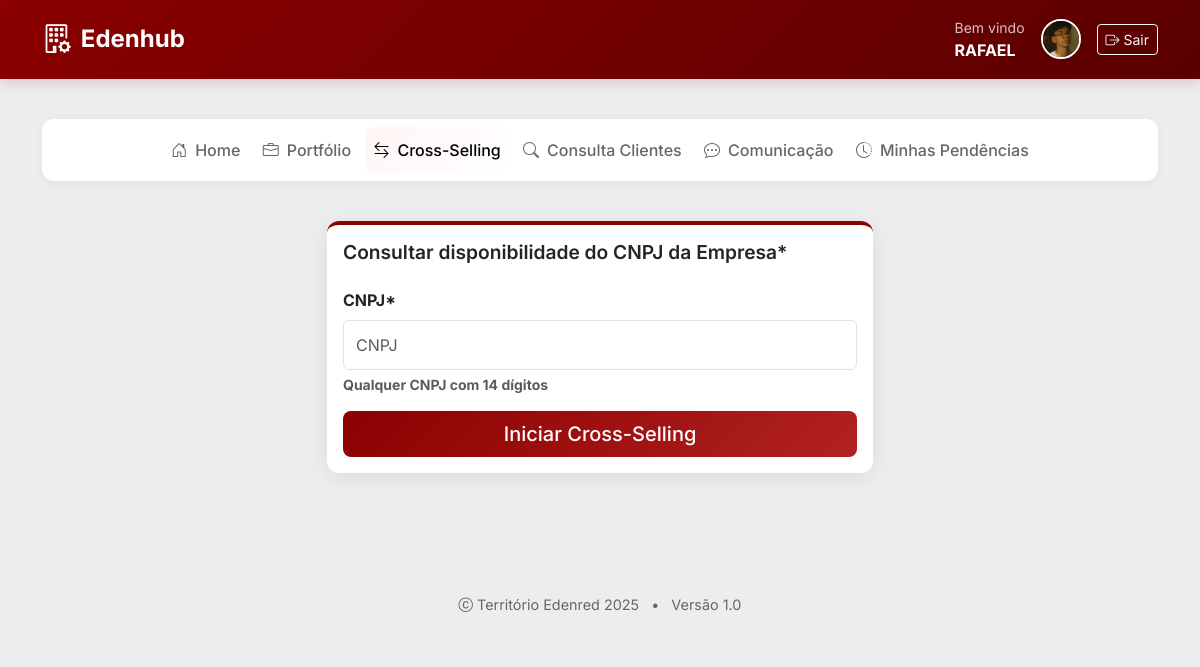
The page /crosselling (signed in) on the database its author committed.
### Edenred/models.py (models this page shows, shortened)
class Usuario(db.Model, UserMixin):
    id = db.Column(db.Integer, primary_key=True)
    foto = db.Column(db.String, nullable=True, default='default.png')
    nome = db.Column(db.String(100), nullable=False)
    email = db.Column(db.String(100), unique=True, nullable=False)
    telefone = db.Column(db.String(20), unique=True)
    skype = db.Column(db.String(100), unique=True, nullable=True)
    senha_hash = db.Column(db.String(200), nullable=False)

### Edenred/views.py (the view, shortened to what this page needs)
@app.route('/crosselling', methods=['GET', 'POST'])
@login_required
def crosselling():
    etapa = request.args.get('etapa', 'cnpj')
    if etapa == 'cnpj':
        return render_template('crosselling.html', etapa='cnpj')

### Edenred/__init__.py (called while the page is built)
@login_manager.user_loader
def load_user(user_id):
    return Usuario.query.get(int(user_id))

### Edenred/templates/crosselling.html (shortened to what this page needs)
{% extends 'base.html' %}
{% block content %}
<div class="row mb-4">
    <div class="col-12">
        {% include 'nav.html' %}
    </div>
</div>
{% if etapa == 'cnpj' %}
<div class="row justify-content-center">
    <div class="col-md-6">
        <div class="card card-edenred">
            <div class="card-body">
                <h3 class="card-title text-center text-dark mb-4">Consultar disponibilidade do CNPJ da Empresa*</h3>
                <form method="post" class="mt-4">
                    <div class="mb-3">
                        <label for="cnpj" class="form-label text-dark"><strong>CNPJ*</strong></label>
                        <input type="text" class="form-control" id="cnpj" name="cnpj" placeholder="CNPJ"
                            pattern="[0-9]{14}" title="Digite exatamente 14 números"
                            style="font-size: 16px; padding: 12px;">
                        <div class="form-text text-muted">
                            <strong>Qualquer CNPJ com 14 dígitos</strong>
                        </div>
                    </div>
                    <div class="d-grid">
                        <button type="submit" class="btn btn-edenred btn-lg">Iniciar Cross-Selling</button>
                    </div>
                </form>
            </div>
        </div>
    </div>
</div>
{% endif %}
{% endblock %}

### Edenred/templates/base.html (shortened to what this page needs)
<!DOCTYPE html>
<html lang="pt-BR">
<head>
    <link href="https://cdn.jsdelivr.net/npm/bootstrap@5.3.0/dist/css/bootstrap.min.css" rel="stylesheet">
    <link href="https://cdn.jsdelivr.net/npm/bootstrap-icons@1.10.0/font/bootstrap-icons.css" rel="stylesheet">
</head>
<body>
    <nav class="navbar navbar-expand-lg navbar-edenred">
        <div class="container">
            <a class="navbar-brand" href="{{ url_for('home') }}">
                <i class="bi bi-building-gear"></i>
                <span>Edenhub</span>
            </a>
            {% if current_user.is_authenticated %}
            <div class="d-flex align-items-center">
                <div class="me-3 text-white">
                    <small class="d-block opacity-75">Bem vindo</small>
                    <strong>{{ current_user.nome.split(' ')[0] }}</strong>
                </div>
                <img src="{{ url_for('static', filename='data/img_user/{}'.format(current_user.foto)) }}"
                    class="avatar me-3">
                <a class="btn btn-outline-light btn-sm" href="{{ url_for('logout') }}">
                    <i class="bi bi-box-arrow-right"></i> Sair
                </a>
            </div>
            {% endif %}
        </div>
    </nav>
    <div class="container py-4">
        {% block content %}{% endblock %}
    </div>
    <footer class="footer">
        <div class="container">
            <p class="mb-0">
                <i class="bi bi-c-circle"></i> Território Edenred 2025
                <span class="text-edenred mx-2">•</span>
                Versão 1.0
            </p>
        </div>
    </footer>
</body>
</html>

### Edenred/templates/base.html (style rules this page uses)
:root { --edenred-primary: #8B0000; --edenred-secondary: #B22222; --edenred-light: #FFF5F5; --edenred-dark: #5A0000; --bg-color: #ededef; --card-bg: #ffffff; --text-primary: #2c3e50; --text-secondary: #7f8c8d; --border-color: #e0e6ed; --success: #27ae60; --warning: #f39c12; --info: #3498db; }
* { font-family: 'Inter', sans-serif; }
body { background-color: var(--bg-color) !important; color: var(--text-primary); font-family: 'Inter', sans-serif; min-height: 100vh; }
.navbar-edenred { background: linear-gradient(135deg, var(--edenred-primary), var(--edenred-dark)); box-shadow: 0 2px 15px rgba(139, 0, 0, 0.2); padding: 0.8rem 0; }
.navbar-brand { font-weight: 700; font-size: 1.5rem; color: white !important; display: flex; align-items: center; gap: 10px; }
.navbar-brand i { font-size: 1.8rem; }
.card-edenred { border: none; border-radius: 12px; box-shadow: 0 4px 20px rgba(0, 0, 0, 0.08); transition: all 0.3s ease; border-top: 4px solid var(--edenred-primary); margin-bottom: 1.5rem; }
.card-title { color: var(--edenred-dark); font-weight: 600; font-size: 1.2rem; display: flex; align-items: center; gap: 8px; }
.btn-edenred { background: linear-gradient(135deg, var(--edenred-primary), var(--edenred-secondary)); border: none; border-radius: 8px; color: white; font-weight: 500; padding: 0.5rem 1.5rem; transition: all 0.3s ease; }
.avatar { width: 40px; height: 40px; border-radius: 50%; object-fit: cover; border: 2px solid white; box-shadow: 0 2px 5px rgba(0, 0, 0, 0.1); }
.footer { margin-top: 3rem; padding: 1.5rem 0; text-align: center; color: #666; font-size: 0.9rem; border-top: 1px solid #eee; }

### rows shown on the page
Usuario: nome "RAFAEL", foto (picture)
